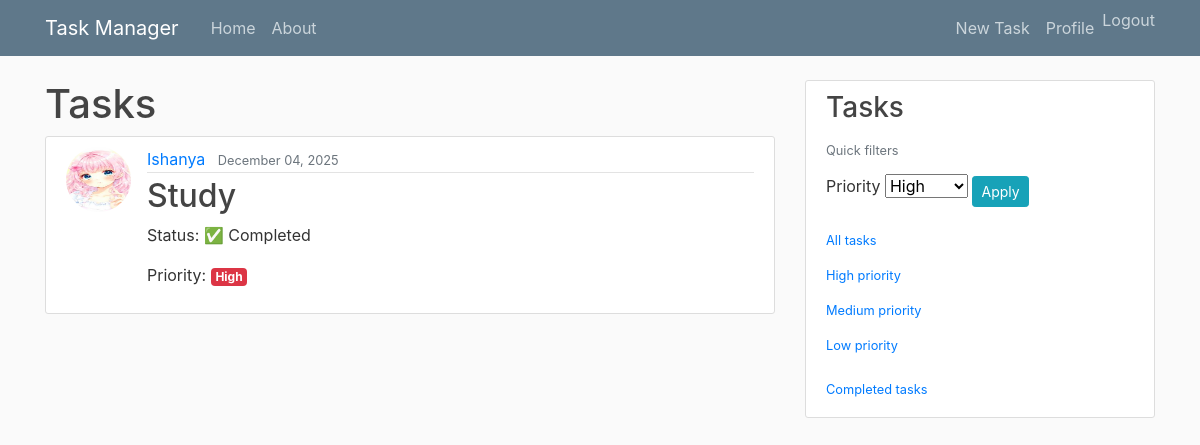
The app's page /?priority=H (signed in) with its own data.
### task/models.py (models this page shows, shortened)
class Task(models.Model):
    PRIORITY_CHOICES = [
        ('L', 'Low'),
        ('M', 'Medium'),
        ('H', 'High'),
    ]
    owner=models.ForeignKey(User,on_delete=models.CASCADE)
    title=models.CharField(max_length=200)
    description=models.TextField()
    is_completed=models.BooleanField(default=False)
    created_at = models.DateTimeField(default=timezone.now)
    priority = models.CharField(
        max_length=1,
        choices=PRIORITY_CHOICES,
        default='L',
    )

### users/models.py (models this page shows, shortened)
class Profile(models.Model):
    user = models.OneToOneField(User, on_delete=models.CASCADE)
    image = models.ImageField(default='users/default.jpg', upload_to='profile_pics')

### task/views.py (the view)
# urls.py: path('', TodoListView.as_view(),name="task-home"),
class TodoListView(LoginRequiredMixin,ListView):
    model=Task
    template_name="task/task_list.html"
    fields = ["title","priority","is_completed"]
    context_object_name = "tasks"
    ordering="-created_at"
    paginate_by = 3
    def get_queryset(self):
        queryset = Task.objects.filter(owner=self.request.user)
        priority = self.request.GET.get("priority")
        if priority:
            queryset = queryset.filter(priority=priority)
        return queryset

### task/templates/task/task_list.html (shortened to what this page needs)
{% extends "task/base.html" %}
{% block content %}
    <h1 class="page-title">Tasks</h1>
    {% for task in tasks %}
    <article class="media content-section">
        <img class="rounded-circle article-img" src="{{ task.owner.profile.image.url }}">
        <div class="media-body">
            <div class="article-metadata">
                <a class="mr-2" href="#">{{ task.owner.username }}</a>
                <small class="text-muted">{{ task.created_at|date:"F d, Y" }}</small>
            </div>
            <h2>
                <a class="article-title" href="{% url 'task-detail' task.id %}">
                    {{ task.title }}
                </a>
            </h2>
            <p>Status:
                {% if task.is_completed %}
                    ✅ Completed
                {% else %}
                    ❌ Not Completed
                {% endif %}
            </p>
         <p>Priority:
                {% if task.priority == "H" %}
                    <span class="badge badge-danger">High</span>
                {% elif task.priority == "M" %}
                    <span class="badge badge-warning">Medium</span>
                {% else %}
                    <span class="badge badge-success">Low</span>
                {% endif %}
            </p>
        </div>
    </article>
    {% endfor %}
{% endblock %}

### task/static/task/main.css (style rules this page uses)
body { background: #fafafa; color: #333333; margin-top: 5rem; }
h1, h2, h3, h4, h5, h6 { color: #444444; }
.content-section { background: #ffffff; padding: 10px 20px; border: 1px solid #dddddd; border-radius: 3px; margin-bottom: 20px; }
.article-title { color: #444444; }
.article-img { height: 65px; width: 65px; margin-right: 16px; }
.article-metadata { padding-bottom: 1px; margin-bottom: 4px; border-bottom: 1px solid #e3e3e3 }

### records on screen
Task: owner.profile.image (placeholder picture), owner.username "Ishanya", created_at "December 04, 2025", title "Study", is_completed "✅ Completed", priority "High"
